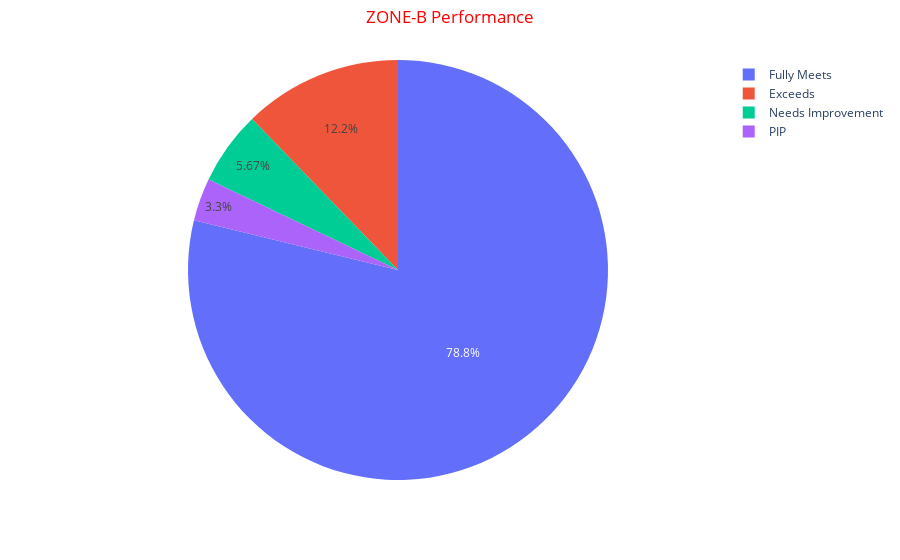

This figure's notebook cell:
### Code cell
fig2 = px.pie(names=zone_b_data['Performance Score'], values=zone_b_data['Current Employee Rating'])
fig2.update_layout(title="ZONE-B Performance",title_font=dict(color='Red'),
                  title_x=0.5, title_y=0.98,)

### Figure 1 — Plotly figure (JSON) as saved in the notebook; plotly's stock layout.template omitted (floating-point values rounded to 4 significant figures; data arrays with more than 128 entries replaced by an {"elided": "..."} marker saying what was removed)
{"data": [{"domain": {"x": [0, 1], "y": [0, 1]}, "hovertemplate": "label=%{label}<br>value=%{value}<extra></extra>", "labels": {"elided": "985 str values"}, "legendgroup": "", "name": "", "showlegend": true, "type": "pie", "values": {"elided": "985 int values"}}], "layout": {"legend": {"tracegroupgap": 0}, "margin": {"t": 60}, "title": {"font": {"color": "Red"}, "text": "ZONE-B Performance", "x": 0.5, "y": 0.98}}}
